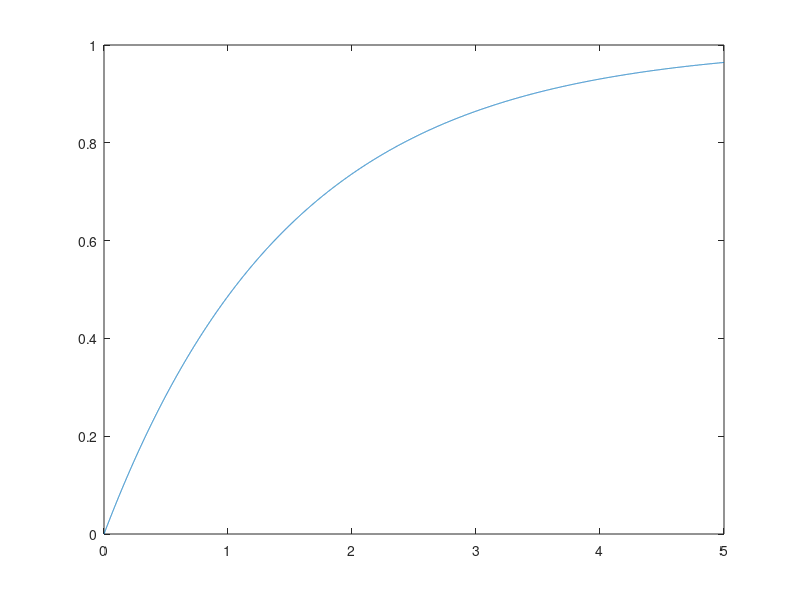

Write MATLAB code to recreate this figure.
%% Variables
start = clock
size(start)
help clock
startString = datestr(start)
save startTime start
save startTime startString

%% Scalars
tau = 1.5*(60*60*24)
endOfClass = 5*(tau/1.5)
knowledgeAtEnd = 1 - exp(-endOfClass/tau)
disp(['At the end of ' num2str(endOfClass) ', I will know ' num2str(knowledgeAtEnd) '% of MATLAB'])

%% Vector Operations
start = [2020,12,21,23,2,46.113957000000000]
secPerMin = 60
secPerHour = 60*secPerMin
secPerDay = secPerHour*24
secPerMonth = secPerDay*30.5
secPerYear = secPerMonth*12
secondConversion = [secPerYear secPerMonth secPerDay secPerHour secPerMin 1]
currentTime = clock
elapsedTime = currentTime - start
t = secondConversion * elapsedTime.' %elapsed time in seconds
currentKnowledge = 1 - exp(-t/tau)
disp(['At this time, I know ' num2str(currentKnowledge) '% of MATLAB'])

%% Vector Indexing
tVec = linspace(0, endOfClass, 10000);
knowledgeVec = 1 - exp(-tVec/tau);

%% General Indexing
[minVal, minInd] = min(abs(knowledgeVec - 0.5))
halfTime = tVec(minInd)
disp(['I will know half of matlab after ' num2str(halfTime/secPerDay) ' days'])

%% Plotting
figure
plot(tVec/secPerDay, knowledgeVec)
